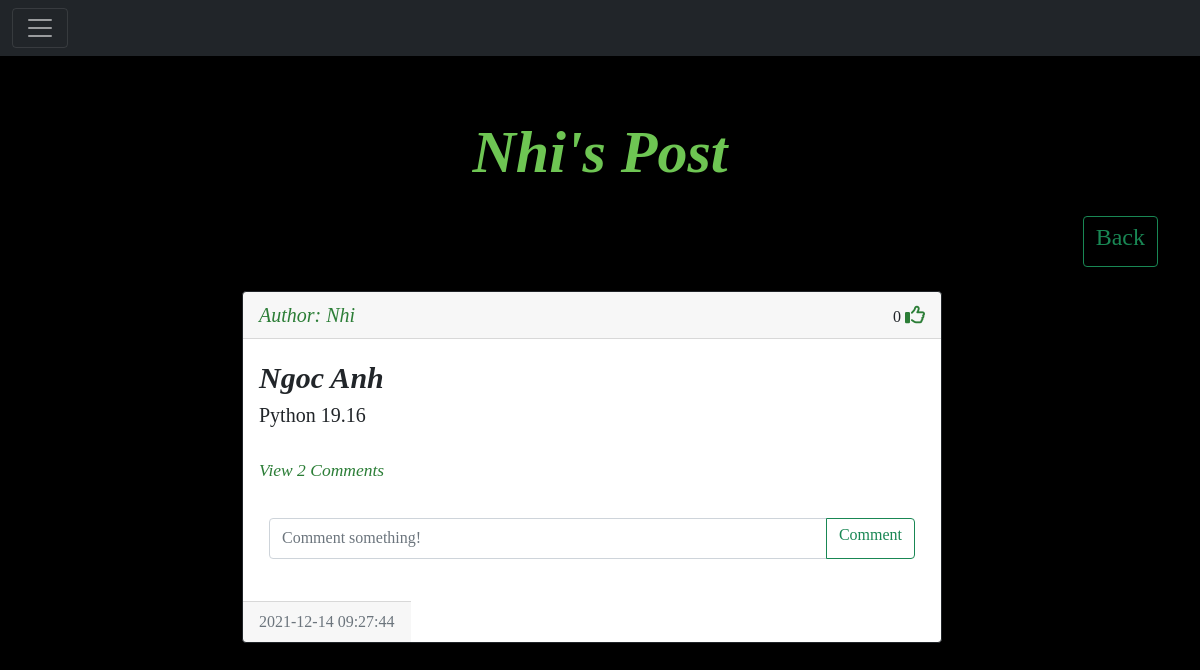
Page /posts/Nhi (signed in) on the committed database.
### Website/models.py (models this page shows)
class User(db.Model, UserMixin):
    id = db.Column(db.Integer, primary_key=True)
    email = db.Column(db.String(150), unique=True)
    username = db.Column(db.String(150), unique=True)
    password = db.Column(db.String(150))
    date_created = db.Column(db.DateTime(timezone=True), default=func.now())
    posts = db.relationship('Post', backref='user', passive_deletes=True)
    comments = db.relationship('Comment', backref='user', passive_deletes=True)
    likes = db.relationship('Like', backref='user', passive_deletes=True)
    followed = db.relationship('Follow', foreign_keys=[Follow.follower_id], backref=db.backref('follower', lazy='joined'), lazy=True, cascade='all, delete-orphan')
    followers = db.relationship('Follow', foreign_keys=[Follow.followed_id], backref=db.backref('followed', lazy='joined'), lazy=True, cascade='all, delete-orphan')

class Post(db.Model):
    id = db.Column(db.Integer, primary_key=True)
    title = db.Column(db.Text, nullable=False)
    text = db.Column(db.Text, nullable=False)
    date_created = db.Column(db.DateTime(timezone=True), default=func.now())
    author = db.Column(db.Integer, db.ForeignKey(
        'user.id', ondelete="CASCADE"), nullable=False)
    comments = db.relationship('Comment', backref='post', passive_deletes=True)
    likes = db.relationship('Like', backref='post', passive_deletes=True)

### Website/views.py (the view)
@views.route("/posts/<username>")
@login_required
def posts(username):
    user = User.query.filter_by(username=username).first()
    if not user:
        return redirect(url_for('views.home'))
    posts = user.posts
    return render_template("posts.html", user=current_user, posts=posts, username=username)

### Website/__init__.py (called while the page is built)
def create_app():
    app = Flask(__name__)
    app.config['SECRET_KEY'] = "helloworld"
    app.config['SQLALCHEMY_DATABASE_URI'] = f'sqlite:///{DB_NAME}'
    db.init_app(app)
    from .views import views
    from .auth import auth
    app.register_blueprint(views, url_prefix="/")
    app.register_blueprint(auth, url_prefix="/")
    from .models import User, Post, Comment,Like,Follow
    create_database(app)
    login_manager = LoginManager()
    login_manager.login_view = "auth.login"
    login_manager.init_app(app)
    @login_manager.user_loader
    def load_user(id):
        return User.query.get(int(id))
    return app

### Website/templates/posts.html (shortened to what this page needs)
{% extends "posts_div.html" %}
 {% block header %} {{username}}'s Post {% endblock %}
 {% block footer %}
    <div align="right">
      <a href="/home">
          <button type="button" class="btn btn-outline-success"><h4>Back</h4></button>
        </a>
    </div>
    {% endblock %}

### Website/templates/posts_div.html (shortened to what this page needs)
{% extends "base.html" %} {% block title %}Home{% endblock %} {% block content
  %}
  <h1 align="center">{% block header %}Posts{% endblock %}</h1>
  {% block footer %}{% endblock %}
  <br>
  <div  class="posts">
    {% for post in posts %}
    <div class="card border-dark">
      <div class="card-header d-flex justify-content-between align-items-center">
        <a list-style = "none" class="" href="/profile/{{post.user.username}}">Author: {{post.user.username}}</a>
        <div>
          {{ post.likes|length }}
          {% if user.id in post.likes|map(attribute="author")|list %}
          <a href="/like-post/{{post.id}}">
          <i class="fas fa-thumbs-up"></i>
        </a>
          {% else %}
          <a href="/like-post/{{post.id}}">
            <i class="far fa-thumbs-up"></i>
           </a>
          {% endif %}
        </div>
      </div>
      <div class="card-body">
        <div class="card-text">
          <p class="post-title">{{post.title}}</p>
          <p class="post-test">{{post.text}}</p>
        </div>
        <br />
        <p class="card-text">
          {% if post.comments|length > 0 %}
          <a data-bs-toggle="collapse" href="#comments-{{post.id}}" role="button">
            <small>View {{post.comments|length}} Comments</small>
          </a>
          {% else %}
          <small class="text-muted">No Comments</small>
          {% endif %}
        </p>
        <br>
        <form
          class="input-group mb-3"
          method="POST"
          action="/create-comment/{{post.id}}"
        >
          <input
            type="text"
            id="text"
            name="text"
            class="form-control"
            placeholder="Comment something!"
          />
          <button class="btn btn-outline-success" type="submit"><h6>Comment</h6></button>
        </form>
      </div>
      <div class="d-flex justify-content-between">
        <div class="card-footer text-muted">
          {{post.date_created}}
        </div>
    </div>
    </div>
    <br/>
    {% endfor %}
  </div>
   {% endblock %}

### Website/static/main.css (style rules this page uses)
body { font-family: 'Times New Roman', Times, serif; background-color: black ; background-position: center; background-size:cover; background-repeat: no-repeat; }
h1 { margin-top: 40px; padding: 20px; font-size: 60px; font-style: italic; font-weight: bold; color: rgb(110, 197, 83); }
form { padding: 10px; }
input { font-size: 20px; }
a { text-decoration: none; font-size: 20px; font-style: italic; color: rgb(44, 126, 55); }
p { padding-bottom: 0px; font-size: 20px; margin-bottom: 0px; }
input { font-size: 30px; }
.post-title { font-size: 30px; font-style: oblique; font-weight: bolder; }
.post-test { font-size: 20px; font-weight: lighter; }
.posts { width: 700px; height: 500px; margin-left: 200px; }

### rows in the picture
User: username "Nhi"
Post: user.username "Nhi", likes|length "0", title "Ngoc Anh", text "Python 19.16", comments|length "2", date_created "2021-12-14 09:27:44"
